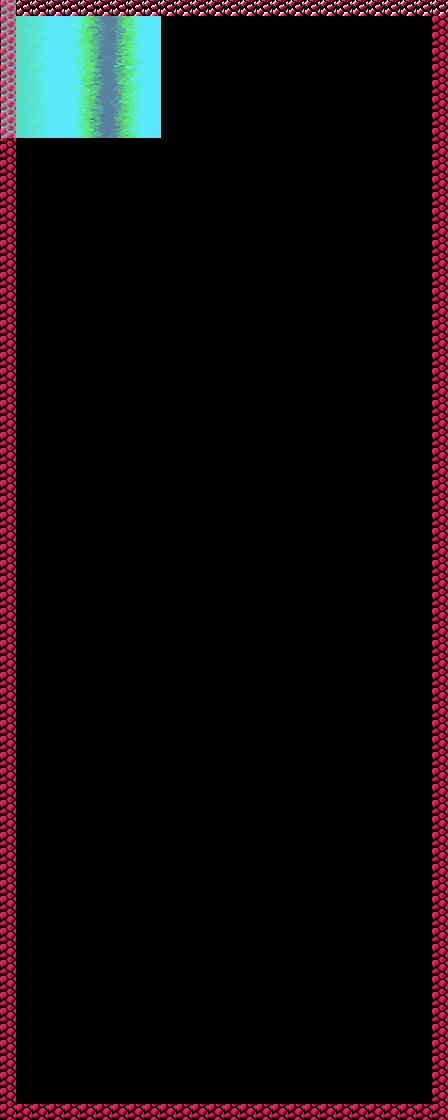

Tiled map render using the project's own tile images. Description and the map definition, with tile-layer contents summarised, below:
An orthogonal 28x70 tile map with 16x16 px tiles, 1 tile layer (edge tiles), 2 tilesets, 1 image layer and 106 objects (67x EnemyBasic, 31x EnemySpike, 2x EnemyShooter, Player, LevelChanger).

<map version="1.0" tiledversion="v1.0.3-399-ge7b903e" orientation="orthogonal" renderorder="right-down" width="28" height="70" tilewidth="16" tileheight="16" infinite="0" nextobjectid="321">
 <properties>
  <property name="ratio" type="int" value="2" />
 </properties>
 <tileset firstgid="1" name="tilemap" tilewidth="16" tileheight="16" tilecount="256" columns="16">
  <image source="../image/tilemap.png" width="256" height="256" />
 </tileset>
 <tileset firstgid="257" name="tilemap" tilewidth="16" tileheight="16" tilecount="256" columns="16">
  <image source="../image/tilemap.png" width="256" height="256" />
 </tileset>
 <imagelayer name="Parallax_layer1" offsetx="1" offsety="-6">
  <image source="../image/bg12.png" width="160" height="144" />
  <properties>
   <property name="ratio" value="1.75" />
  </properties>
 </imagelayer>
 <objectgroup name="entities">
  <object id="1" name="Player" x="28.5" y="67" width="16" height="16" />
  <object id="38" name="Path" type="EnemyBasic" x="244.273" y="206.864">
   <polyline points="3.33333,-53.3333 -22,-30 -160.333,-16.3333" />
  </object>
  <object id="51" name="Path" type="EnemyBasic" x="256.988" y="974.293">
   <polyline points="3.33333,-53.3333 -22,-30 -160.333,-16.3333" />
  </object>
  <object id="52" name="Path" type="EnemyBasic" x="252.488" y="963.793">
   <polyline points="3.33333,-53.3333 -22,-30 -84.333,-21.3333" />
  </object>
  <object id="94" name="Path" type="EnemyBasic" x="238.5" y="114">
   <polyline points="3.33333,-53.3333 -22,-30 -160.333,-16.3333" />
  </object>
  <object id="95" name="Path" type="EnemyBasic" x="234" y="104">
   <polyline points="3.33333,-53.3333 -22,-30 -160.333,-16.3333" />
  </object>
  <object id="96" name="Path" type="EnemyBasic" x="229" y="95">
   <polyline points="3.33333,-53.3333 -22,-30 -160.333,-16.3333" />
  </object>
  <object id="97" name="Path" type="EnemyBasic" x="223.5" y="85.5">
   <polyline points="3.33333,-53.3333 -22,-30 -160.333,-16.3333" />
  </object>
  <object id="98" name="Path" type="EnemyBasic" x="217" y="78">
   <polyline points="3.33333,-53.3333 -22,-30 -160.333,-16.3333" />
  </object>
  <object id="108" name="Path" type="EnemySpike" x="258" y="125.5">
   <polyline points="0,0 -25,0" />
  </object>
  <object id="109" name="Path" type="EnemyBasic" x="253" y="110.5">
   <polyline points="0,0 -25,0" />
  </object>
  <object id="110" name="Path" type="EnemyBasic" x="255" y="134">
   <polyline points="0,0 -25,0" />
  </object>
  <object id="117" name="Path" type="EnemyShooter" x="519.488" y="931.793">
   <polyline points="-96.1667,-20.3333 -124.333,3 -238.333,40.6667 -265,159.167" />
  </object>
  <object id="118" name="Path" type="EnemyBasic" x="495.488" y="926.293">
   <polyline points="-96.1667,-20.3333 -124.333,3 -238.333,40.6667 -265,159.167" />
  </object>
  <object id="119" name="Path" type="EnemyBasic" x="545.988" y="937.793">
   <polyline points="-96.1667,-20.3333 -124.333,3 -238.333,40.6667 -265,159.167" />
  </object>
  <object id="120" name="Path" type="EnemyBasic" x="398.36" y="174.15">
   <polyline points="0,0 -25,0" />
  </object>
  <object id="121" name="Path" type="EnemyBasic" x="381" y="133.5">
   <polyline points="0,0 -25,0" />
  </object>
  <object id="122" name="Path" type="EnemyBasic" x="390.5" y="112.5">
   <polyline points="0,0 -69.5,0" />
  </object>
  <object id="126" name="Path" type="EnemySpike" x="213.488" y="916.293">
   <polyline points="0,0 -25,0" />
  </object>
  <object id="127" name="Path" type="EnemyBasic" x="183.488" y="934.793">
   <polyline points="0,0 -25,0" />
  </object>
  <object id="129" name="Path" type="EnemyBasic" x="319.818" y="382.794">
   <polyline points="0,0 -42,24 -80.5,30.5 -109.5,19 -133.5,36 -144.5,97.5" />
  </object>
  <object id="131" name="Path" type="EnemyBasic" x="298.925" y="256.01">
   <polyline points="0,0 -42,24 -80.5,30.5 -109.5,19 -133.5,36 -144.5,97.5" />
  </object>
  <object id="133" name="Path" type="EnemyBasic" x="302.5" y="53.5">
   <polyline points="0,0 -25,0" />
  </object>
  <object id="134" name="Path" type="EnemyBasic" x="299.5" y="62">
   <polyline points="0,0 -25,0" />
  </object>
  <object id="136" name="Path" type="EnemyBasic" x="163.988" y="919.793">
   <polyline points="0,0 -42,24 -80.5,30.5 -109.5,19 -133.5,36 -144.5,97.5" />
  </object>
  <object id="137" name="Path" type="EnemyBasic" x="306.988" y="1016.29">
   <polyline points="0,0 -10.5,-79.5 -35,-103.5 -60,-109" />
  </object>
  <object id="139" name="Path" type="EnemyBasic" x="315.988" y="1010.79">
   <polyline points="0,0 -10.5,-79.5 -35,-103.5 -60,-109" />
  </object>
  <object id="140" name="Path" type="EnemyBasic" x="323.988" y="1003.79">
   <polyline points="0,0 -10.5,-79.5 -35,-103.5 -60,-109" />
  </object>
  <object id="194" name="Path" type="EnemyBasic" x="301.5" y="91.5">
   <polyline points="0,0 -166,1" />
  </object>
  <object id="195" name="Path" type="EnemyBasic" x="323.5" y="144.5">
   <polyline points="0,0 -166,1" />
  </object>
  <object id="196" name="Path" type="EnemyBasic" x="364" y="105">
   <polyline points="0,0 -166,1" />
  </object>
  <object id="197" name="Path" type="EnemyBasic" x="330.5" y="117">
   <polyline points="0,0 -166,1" />
  </object>
  <object id="198" name="Path" type="EnemyBasic" x="380" y="27.5">
   <polyline points="0,0 -166,1" />
  </object>
  <object id="199" name="Path" type="EnemyBasic" x="289.694" y="474.848">
   <polyline points="0,0 -166,1" />
  </object>
  <object id="200" name="Path" type="EnemyBasic" x="401.5" y="57.5">
   <polyline points="0,0 -166,1" />
  </object>
  <object id="202" name="Path" type="EnemyBasic" x="200.988" y="984.793">
   <polyline points="0,0 -25,0" />
  </object>
  <object id="203" name="Path" type="EnemyBasic" x="191.488" y="1005.79">
   <polyline points="0,0 -25,0" />
  </object>
  <object id="206" name="Path" type="EnemyBasic" x="317.667" y="317.343">
   <polyline points="0,0 -166,1" />
  </object>
  <object id="207" name="Path" type="EnemyBasic" x="326.694" y="224.527">
   <polyline points="0,0 -166,1" />
  </object>
  <object id="208" name="Path" type="EnemyBasic" x="218.488" y="979.793">
   <polyline points="0,0 -147,72.5" />
  </object>
  <object id="224" name="Path" type="EnemyBasic" x="340.988" y="937.293">
   <polyline points="0,0 -25,0" />
  </object>
  <object id="226" name="Path" type="EnemyBasic" x="374" y="89">
   <polyline points="0,0 -25,0" />
  </object>
  <object id="227" name="Path" type="EnemyBasic" x="345.5" y="71">
   <polyline points="0,0 -25,0" />
  </object>
  <object id="228" name="Path" type="EnemyBasic" x="66" y="205">
   <polyline points="0,0 -25,0" />
  </object>
  <object id="240" name="Path" type="EnemyBasic" x="186.5" y="54">
   <polyline points="0,0 -25,0" />
  </object>
  <object id="241" name="Path" type="EnemyBasic" x="192" y="88">
   <polyline points="0,0 -25,0" />
  </object>
  <object id="242" name="Path" type="EnemySpike" x="196.5" y="64.5">
   <polyline points="0,0 -25,0" />
  </object>
  <object id="243" name="Path" type="EnemySpike" x="350" y="105.5">
   <polyline points="0,0 -25,0" />
  </object>
  <object id="244" name="Path" type="EnemySpike" x="164.988" y="952.293">
   <polyline points="0,0 -25,0" />
  </object>
  <object id="252" name="Path" type="EnemyBasic" x="263.988" y="979.793">
   <polyline points="0,0 -25,0" />
  </object>
  <object id="253" name="Path" type="EnemyBasic" x="294.488" y="956.293">
   <polyline points="0,0 -210,0" />
  </object>
  </objectgroup>
 <layer name="edge tiles" width="28" height="70">
  <data>[1960 cells, 192 non-empty, 2 distinct tile ids]</data>
 </layer>
 <objectgroup color="#ff0000" name="collision layer" opacity="0.79">
  <!-- 4 objects omitted --></objectgroup>
</map>
<!-- 55 of 106 objects omitted -->
